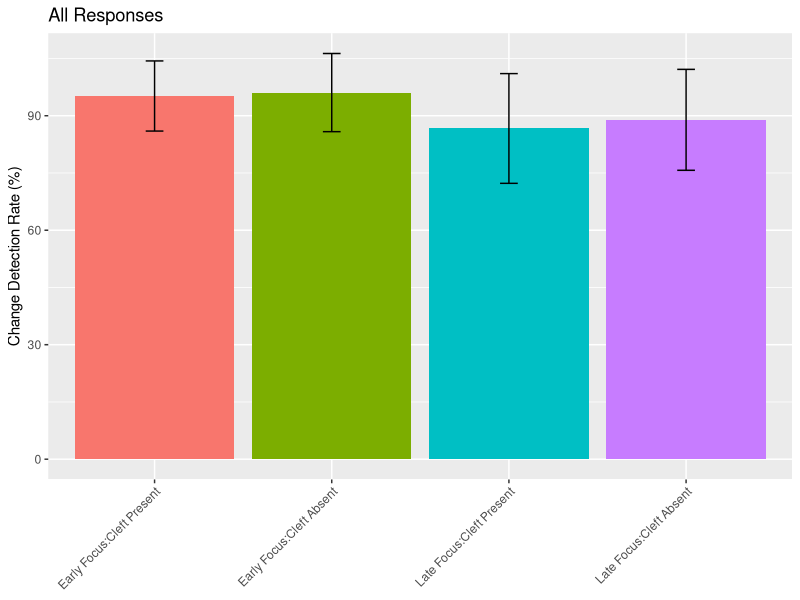
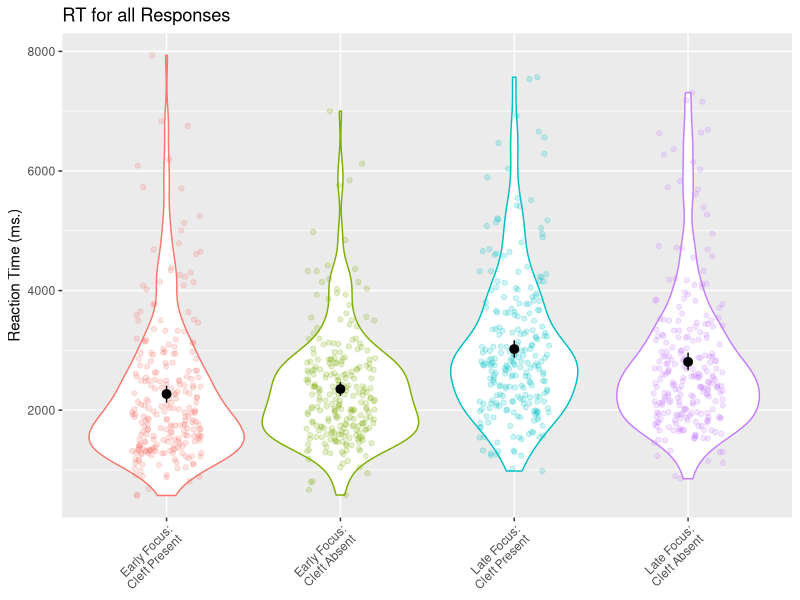
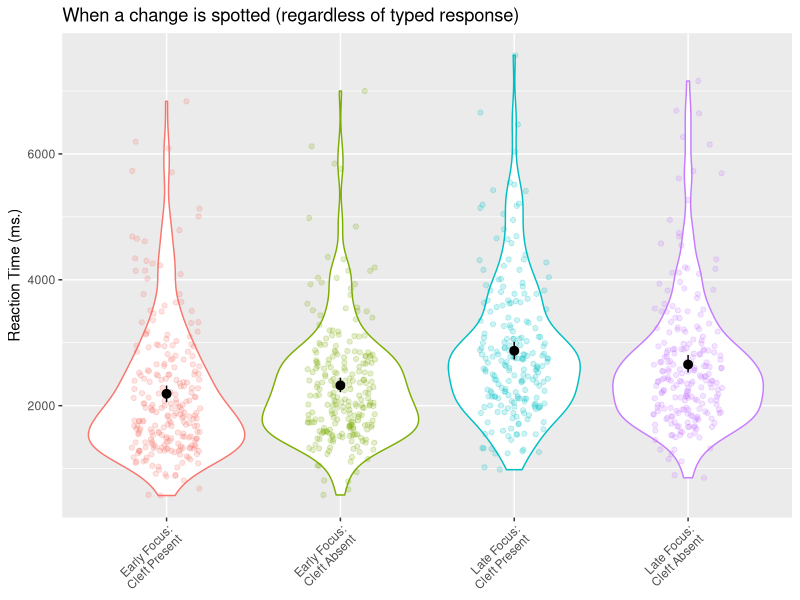
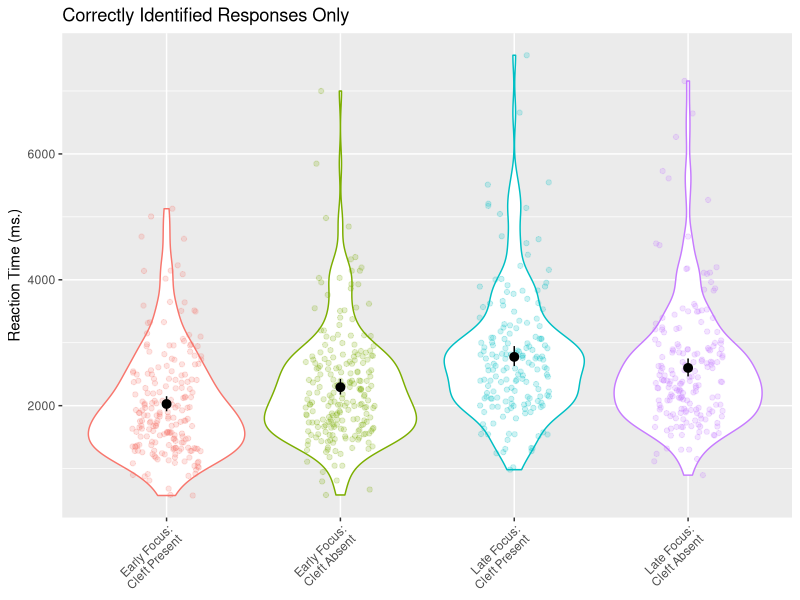
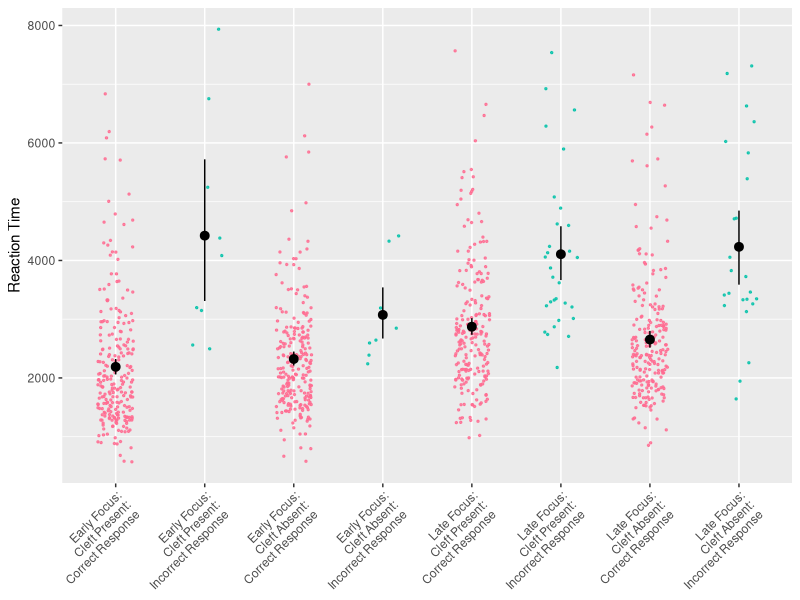

Reproduce these figures in R, in order.
library(lme4)
library(lmerTest)
library(fitdistrplus)
library(emmeans)
library(tidyverse)

data <- read_csv("Mariesdata2.csv")

# tidy and wrangel the data to get it in the correct format
tidy_data <- data %>% 
  dplyr::select(Participant, Item, type, 
                Focus, Cleft, YNResp.corr_raw, YNResp.rt_raw, changeResponse.corr_raw) %>%
  filter(type != "filler") %>% 
  dplyr::select(-type)

colnames(tidy_data) <- c("Participant", "Item", "Focus", "Cleft", 
                         "Response", "RT", "Correct_word")

tidy_data[tidy_data$Focus == "y",]$Focus <- "Early"
tidy_data[tidy_data$Focus == "n",]$Focus <- "Late"

tidy_data$Focus <- as.factor(tidy_data$Focus)
tidy_data$Cleft <- as.factor(tidy_data$Cleft)
tidy_data$Participant <- as.factor(tidy_data$Participant)
tidy_data$Item <- as.factor(tidy_data$Item)

# set up contrasts for the two factors
my_contrasts <- matrix(c(.5, -.5))

contrasts(tidy_data$Focus) <- my_contrasts
contrasts(tidy_data$Cleft) <- my_contrasts

# convert RT variable to milliseconds
tidy_data$RT <- tidy_data$RT * 1000

# Results ####
# Viosualisation of all responses
tidy_data %>% 
  group_by(Participant, Focus, Cleft) %>%
  mutate(Response = Response * 100) %>%
  summarise(Response = mean(Response)) %>%
  group_by(Focus, Cleft) %>% 
  summarise(sd = sd(Response), Response = mean(Response)) %>%
  ungroup() %>%
  mutate(Cleft = recode_factor(Cleft, y = "Cleft Present", n = "Cleft Absent")) %>%
  mutate(Focus = recode_factor(Focus, Early = "Early Focus", Late = "Late Focus")) %>%
  ggplot(aes(x = Focus:Cleft, y = Response, fill = Focus:Cleft)) +
  geom_col() +
  geom_errorbar(aes(ymin = Response - sd, ymax = Response + sd), colour="black", width=.1) +
  guides(fill = FALSE) +
  theme(axis.text.x=element_text(angle = 45, hjust = 1)) +
  labs(x = NULL, y = "Change Detection Rate (%)", title = "All Responses")

# Visualisation of RT data for all responses 
tidy_data %>% 
  mutate(Cleft = recode_factor(Cleft, y = "\nCleft Present", n = "\nCleft Absent")) %>%
  mutate(Focus = recode_factor(Focus, Early = "Early Focus", Late = "Late Focus")) %>%
  ggplot(aes(x = Focus:Cleft, y = RT, colour = Focus:Cleft)) +
  geom_violin() +
  geom_jitter(width = .2, alpha = .2) +
  stat_summary(fun.data = "mean_cl_boot", colour = "black") +
  guides(colour = FALSE) +
  theme(axis.text.x=element_text(angle = 45, hjust = 1)) +
  labs(x = NULL, y = "Reaction Time (ms.)", title = "RT for all Responses")

# Visualisation of RT data when people spot a change (regardless of whether they get it correct)
tidy_data %>% 
  filter(Response == "1") %>%
  mutate(Cleft = recode_factor(Cleft, y = "\nCleft Present", n = "\nCleft Absent")) %>%
  mutate(Focus = recode_factor(Focus, Early = "Early Focus", Late = "Late Focus")) %>%
  ggplot(aes(x = Focus:Cleft, y = RT, colour = Focus:Cleft)) +
  geom_violin() +
  geom_jitter(width = .2, alpha = .2) +
  stat_summary(fun.data = "mean_cl_boot", colour = "black") +
  guides(colour = FALSE) +
  theme(axis.text.x=element_text(angle = 45, hjust = 1)) +
  labs(x = NULL, y = "Reaction Time (ms.)", title = "When a change is spotted (regardless of typed response)")

# Visualisation of RT data when people spot a change AND correctly identify it
tidy_data %>% 
  filter(Correct_word == "1") %>%
  mutate(Cleft = recode_factor(Cleft, y = "\nCleft Present", n = "\nCleft Absent")) %>%
  mutate(Focus = recode_factor(Focus, Early = "Early Focus", Late = "Late Focus")) %>%
  ggplot(aes(x = Focus:Cleft, y = RT, colour = Focus:Cleft)) +
  geom_violin() +
  geom_jitter(width = .2, alpha = .2) +
  stat_summary(fun.data = "mean_cl_boot", colour = "black") +
  guides(colour = FALSE) +
  theme(axis.text.x=element_text(angle = 45, hjust = 1)) +
  labs(x = NULL, y = "Reaction Time (ms.)", title = "Correctly Identified Responses Only")

# Response Rate Analysis ####
# We conducted a generalised mixed model on the change detection rate with Focus 
# and Cleft as fixed effects and participant and item as random intercepts as 
# the fully maximal model would not converge. A summary of the model can be seen
# below. There was a main effect of Focus, but no effect of Cleft, and no 
# interaction between Focus and Cleft.

model <- glmer(Response ~ Focus * Cleft + (1 | Participant) +
                 (1 | Item), data = tidy_data, family = "binomial")
summary(model)
emmeans(model, pairwise ~ Focus, type = "response")

# We conducted a further generalised mixed model on the change detection rate 
# for cases where people spotted a change (regardless of whether they correctly 
# identified it). The fixed and random effects structures are identical to the 
# previous model. A summary of the model can be seen below. There was a main 
# effect of Focus, but no effect of Cleft, and no interaction between Focus and 
# Cleft.

corr_data <- tidy_data %>% filter(Response == "1")
model <- glmer(Correct_word ~ Focus * Cleft + (1 | Participant) +
                 (1 | Item), data = corr_data, family = "binomial")
summary(model)

emmeans(model, pairwise ~ Focus, type = "response")
emmeans(model, pairwise ~ Cleft, type = "response")

# Reaction Time Analysis
# For the reaction time data, three mixed models were built. Due to 
# non-normality of the residuals and convergence issues modeling under the 
# gamma distribution, the mixed models were constructed with the dependent 
# variable being log-transformed reaction times.  The first model included
# reaction times for detected as well as non-detected changes (i.e., all 
# experimental trials regardless of response). This model involved random 
# intercepts for Participants and Items and random slopes for Focus.

# A summary of the model can be seen below. As expected there was an effect of 
# Focus but no effect of Cleft. Unlike the response models, the reaction time 
# model did show an interaction between Focus and Cleft.

all_data <- tidy_data %>% 
  mutate(logRT = log(RT))

model <- lmer(logRT ~ Focus * Cleft + (1 + Focus | Participant) +
                (1 + Focus | Item), data = all_data)
summary(model)

emmeans(model, pairwise ~ Focus * Cleft, adjust = "bonferroni")

# For the second reaction time model, we analysed the data for cases where 
# people spotted a change regardless of wheether they correctly identified it.  
# This time the random effects structure included random intercepts for 
# participants and items, and additive random slopes for our two fixed effects 
# of Focus and Cleft. This again showed an effect of Focus,  no effect of Cleft 
# and an interaction between Focus and Cleft.

# Mixed model on RT data when people spot a change
correct_only_data <- corr_data %>% 
  mutate(logRT = log(RT))

model <- lmer(logRT ~ Focus * Cleft + (1 + Focus + Cleft | Participant) +
                (1 + Focus + Cleft | Item), data = correct_only_data)
summary(model)

emmeans(model, pairwise ~ Focus * Cleft, adjust = "bonferroni")

# Finally, for the third reaction time modelwe analysed the data for cases 
# where people spotted a change AND correctly identified it.  This time the 
# random effects structure included random intercepts for participants and items, 
# and additive random slopes for our two fixed effects of Focus and Cleft for 
# the Participant random effect term but a random slope of Focus for the Item 
# random effect term. This again showed an effect of Focus, no effect of Cleft 
# and an interaction between Focus and Cleft.

# Mixed model on RT data when people spot a change and correctly identify it
correct_only_data <- corr_data %>% 
  filter(Correct_word == "1") %>%
  mutate(logRT = log(RT))

model <- lmer(logRT ~ Focus * Cleft + (1 + Focus + Cleft | Participant) +
                (1 + Focus | Item), data = correct_only_data)
summary(model)

emmeans(model, pairwise ~ Focus * Cleft, adjust = "bonferroni")

# Speed vs. accuracy plot
tidy_data$Response <- as.factor((tidy_data$Response))

tidy_data %>% 
  mutate(Cleft = recode_factor(Cleft, y = "\nCleft Present", n = "\nCleft Absent")) %>%
  mutate(Focus = recode_factor(Focus, Early = "Early Focus", Late = "Late Focus")) %>%
  mutate(Response = recode_factor(Response, "1" = "\nCorrect Response", "0" = "\nIncorrect Response")) %>%
  ggplot(aes(x = Focus:Cleft:Response, y = RT, colour = Response)) +
  geom_jitter(width = .2, alpha = .8, size = .5) +
  guides(colour = FALSE) + 
  scale_colour_hue(h = c(0, 360)) +
  stat_summary(fun.data = "mean_cl_boot", colour = "black") +
  theme(axis.text.x=element_text(angle = 45, hjust = 1)) +
  labs(x = NULL, y = "Reaction Time", title = NULL)
